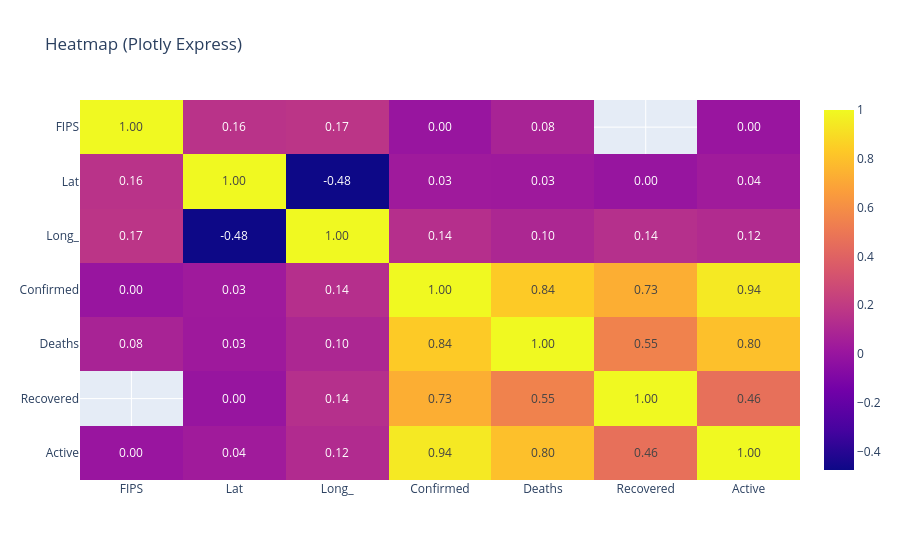

Here is the notebook cell this chart was saved with:
### Code cell
import plotly.express as px

fig_px = px.imshow(
    doc2,
    text_auto=".2f", #True, False
    aspect="auto", # auto, equal
    title="Heatmap (Plotly Express)"
)

fig_px.show()

### Figure 1 — Plotly figure (JSON) as saved in the notebook; plotly's stock layout.template omitted (floating-point values rounded to 4 significant figures)
{"data": [{"coloraxis": "coloraxis", "hovertemplate": "x: %{x}<br>y: %{y}<br>color: %{z}<extra></extra>", "name": "0", "texttemplate": "%{z:.2f}", "type": "heatmap", "x": ["FIPS", "Lat", "Long_", "Confirmed", "Deaths", "Recovered", "Active"], "xaxis": "x", "y": ["FIPS", "Lat", "Long_", "Confirmed", "Deaths", "Recovered", "Active"], "yaxis": "y", "z": [[1, 0.1607, 0.1715, -0.0005036, 0.07647, null, 0.002718], [0.1607, 1, -0.4764, 0.02939, 0.02631, -0.002781, 0.03563], [0.1715, -0.4764, 1, 0.1411, 0.09692, 0.1419, 0.1197], [-0.0005036, 0.02939, 0.1411, 1, 0.8372, 0.7273, 0.9425], [0.07647, 0.02631, 0.09692, 0.8372, 1, 0.5469, 0.7965], [null, -0.002781, 0.1419, 0.7273, 0.5469, 1, 0.4625], [0.002718, 0.03563, 0.1197, 0.9425, 0.7965, 0.4625, 1]]}], "layout": {"coloraxis": {"colorscale": [[0, "#0d0887"], [0.1111, "#46039f"], [0.2222, "#7201a8"], [0.3333, "#9c179e"], [0.4444, "#bd3786"], [0.5556, "#d8576b"], [0.6667, "#ed7953"], [0.7778, "#fb9f3a"], [0.8889, "#fdca26"], [1, "#f0f921"]]}, "title": {"text": "Heatmap (Plotly Express)"}, "xaxis": {"anchor": "y", "domain": [0, 1]}, "yaxis": {"anchor": "x", "autorange": "reversed", "domain": [0, 1]}}}
